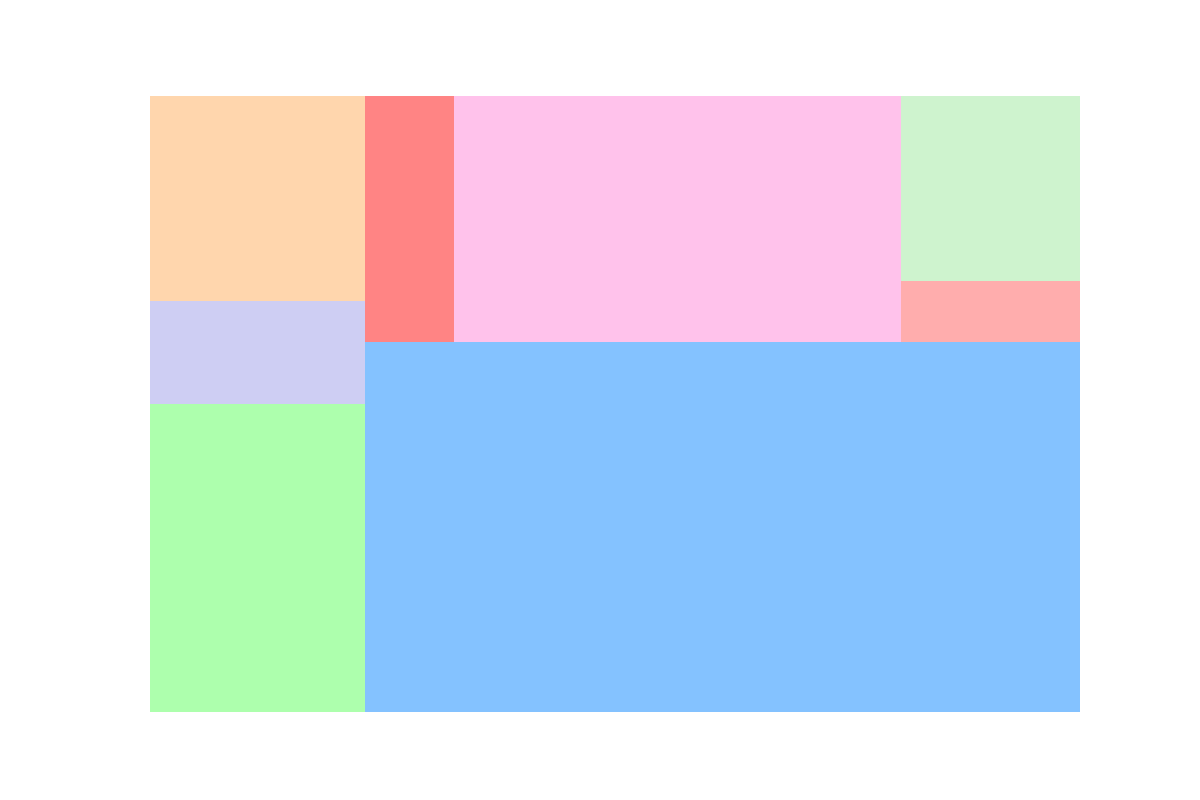

Recreate this plot in Python.
import matplotlib.pyplot as plt
import squarify

expenses = [300, 100, 200, 1200, 100, 500, 50, 150]
total_expenses = sum(expenses)
sizes = [expense / total_expenses * 100 for expense in expenses]
colors = ['#99ff99', '#c2c2f0', '#ffcc99', '#66b3ff', '#ff6666', '#ffb3e6', '#ff9999', '#c2f0c2']

plt.figure(figsize=(12, 8))
squarify.plot(sizes=sizes, color=colors, alpha=0.8)
plt.axis('off')
plt.show()
